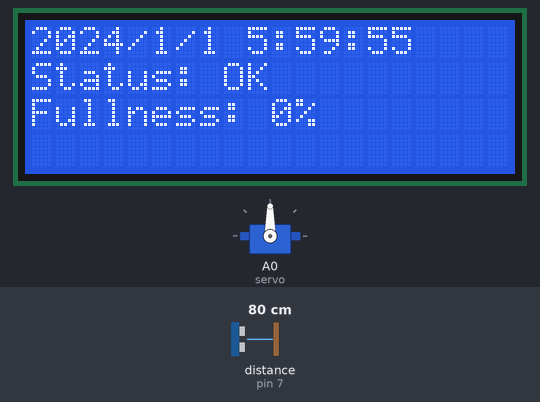
A sketch run on a simulated Arduino Uno, built with avr-gcc and run on an emulated ATmega328P. On the bench: 20×4 character LCD, servo. Wiring (inferred from the names in the program): ultrasonic range finder: trigger pin 6; echo pin 7. The test bench sets the inputs (shaded band); at power-on: distance to the obstacle (sensor on pin 7) 80 cm. The echo pulse lasts 58.3 µs per cm; the local clock reads 2024-03-15 10:24:30 at power-on unless the sketch sets it; what the sketch prints to the serial monitor is not drawn.

Above: at 1.2 s.
1.3 s: distance to the obstacle (sensor on pin 7) set to 120 cm
4.3 s: distance to the obstacle (sensor on pin 7) set to 60 cm
At 6.9 s:
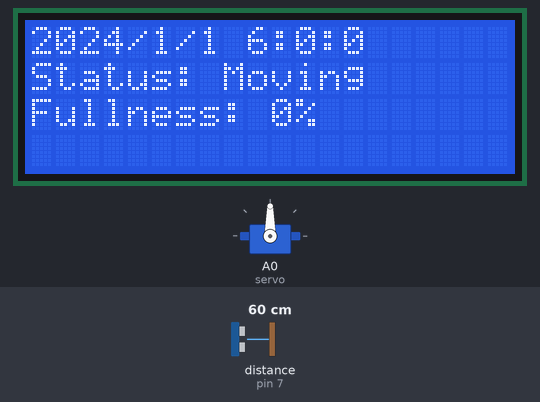
7.3 s: distance to the obstacle (sensor on pin 7) set to 120 cm
At 12.8 s:
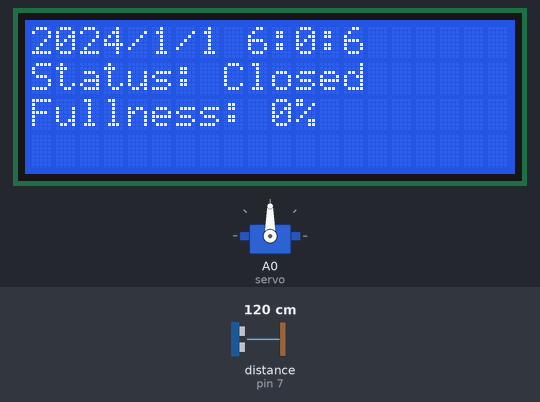
Timing chart, 0 to 14.3 s (numbered marks = the images above; inputs shaded):
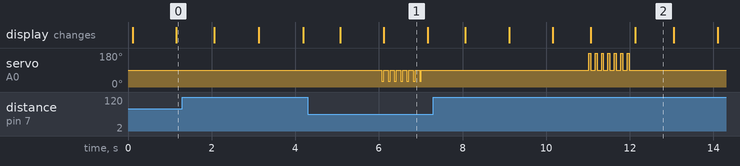

The sketch:

Final_Project_2.ino
```cpp
#include <Wire.h>
#include <RTClib.h>
#include <Servo.h>
#include <LiquidCrystal_I2C.h>

// Feeding time variables
const int morningFeedingHour = 6;
const int morningFeedingMinute = 0;
const int eveningFeedingHour = 18;
const int eveningFeedingMinute = 0;

// Servo timing variables
const int servoStart = 0; // Time in seconds after which servo starts moving
const int servoStop = 5;  // Time in seconds after which servo stops moving
const int servoDelay = 1; // Time in seconds which servo moves

// Ultrasonic sensor pins for three sensors
const int triggerPin = 6; // New pins for the third sensor
const int echoPin = 7;

// Constants for tank dimensions
const int tankDepth = 20; // Depth of the tank in centimeters
const int maxDistance = 200; // Maximum distance before displaying "OVERLOAD"

// Variables for calculating fullness percentage
long duration;
float distance;
int fullnessPercentage;

// Status message variable
String statusMessage;

// LCD configuration
const int lcdAddress = 0x27;  // Change this address to match your module
const int lcdColumns = 20;
const int lcdRows = 4;
// Initialize the LCD object
LiquidCrystal_I2C lcd(lcdAddress, lcdColumns, lcdRows);

RTC_DS3231 rtc;
Servo servo;

void setup() {
  Serial.begin(9600);
  Wire.begin();

  if (!rtc.begin()) {
    Serial.println("Couldn't find RTC");
    while (1);
  }

  lcd.init();  // Initialize the LCD
  lcd.backlight();  // Turn on the backlight

  servo.attach(A0);  // Attach the servo on analog pin A0
  servo.write(90); // Start with the servo at neutral position

  // Set the RTC to a specific date and time (only once, then comment it out)
  rtc.adjust(DateTime(2024, 1, 1, 5, 59, 54));

  // Set the trigger and echo pins as output and input respectively for all sensors
  pinMode(triggerPin, OUTPUT);
  pinMode(echoPin, INPUT);
}

void loop() {
  DateTime now = rtc.now();
  // Measure distance for each sensor
  distance = measureDistance(triggerPin, echoPin);

  // Check if the average distance exceeds the maximum distance
  if (distance > maxDistance) {
    // Display "OVERLOAD"
    statusMessage = "OVERLOAD";
  } else {
    // Calculate the percentage of fullness
    fullnessPercentage = map(distance, 3, tankDepth, 100, 0);
    fullnessPercentage = constrain(fullnessPercentage, 0, 100);
    statusMessage = "OK";
  // Check if it's morning or evening feeding time and not already triggered
  if ((now.hour() == morningFeedingHour && now.minute() == morningFeedingMinute) ||
      (now.hour() == eveningFeedingHour && now.minute() == eveningFeedingMinute)) {
    handleFeeding(now);
  }

  // Check if it's morning feeding time and not already triggered
  if (now.hour() == morningFeedingHour && now.minute() == morningFeedingMinute) {
    handleFeeding(now);
  }

  // Check if it's evening feeding time and not already triggered
  if (now.hour() == eveningFeedingHour && now.minute() == eveningFeedingMinute) {
    handleFeeding(now);
  }


  // Print time to Serial Monitor
  Serial.print(now.year());
  Serial.print('/');
  Serial.print(now.month());
  Serial.print('/');
  Serial.print(now.day());
  Serial.print(" ");
  Serial.print(now.hour());
  Serial.print(':');
  Serial.print(now.minute());
  Serial.print(':');
  Serial.print(now.second());
  Serial.println();

  // Print the fullness percentage, average distance, and status to the serial monitor
  Serial.print("Fullness: ");
  Serial.print(fullnessPercentage);
  Serial.println("%");
  Serial.print("Distance: ");
  Serial.print(distance);
  Serial.print(" cm ");

  // Display time on LCD
  lcd.clear();
  lcd.setCursor(0, 0);
  lcd.print(now.year());
  lcd.print("/");
  lcd.print(now.month());
  lcd.print("/");
  lcd.print(now.day());
  lcd.print(" ");
  lcd.print(now.hour());
  lcd.print(":");
  lcd.print(now.minute());
  lcd.print(":");
  lcd.print(now.second());

  // Print status to Serial Monitor
  Serial.print("Status: ");
  Serial.println(statusMessage);

  // Display the status on the LCD
  lcd.setCursor(0, 1);
  lcd.print("Status: ");
  lcd.print(statusMessage);

  // Display the percentage and status on the LCD
  lcd.setCursor(0, 2);
  lcd.print("Fullness: ");
  lcd.print(fullnessPercentage);
  lcd.print("%");
  }

  servo.write(90);  // Stop servo movement

  // Delay before the next reading
  delay(100);
}

void handleFeeding(DateTime now) {
  if (now.second() == servoStart) {
    servo.write(30);  // Move servo a bit clockwise
    statusMessage = "Moving";
  } else if (now.second() == servoStart + servoDelay) {
    servo.write(90);  // Stop servo movement
    statusMessage = "Open";
  } else if (now.second() == servoStop) {
    servo.write(330);  // Move servo a bit counterclockwise
    statusMessage = "Moving";
  } else if (now.second() == servoStop + servoDelay) {
    servo.write(90);  // Stop servo movement
    statusMessage = "Closed";
  }
}

float measureDistance(int triggerPin, int echoPin) {
  // Clear the trigger pin
  digitalWrite(triggerPin, LOW);
  delayMicroseconds(2);

  // Activate the trigger pulse
  digitalWrite(triggerPin, HIGH);
  delayMicroseconds(10);
  digitalWrite(triggerPin, LOW);

  // Measure the duration of the echo pulse
  long duration = pulseIn(echoPin, HIGH);

  // Calculate the distance
  float distance = duration * 0.034 / 2.0;
  return distance;
}
```

Measured:
- what the display in image 2 shows lasts 1.0 s, from 12.1 s to 13.1 s
